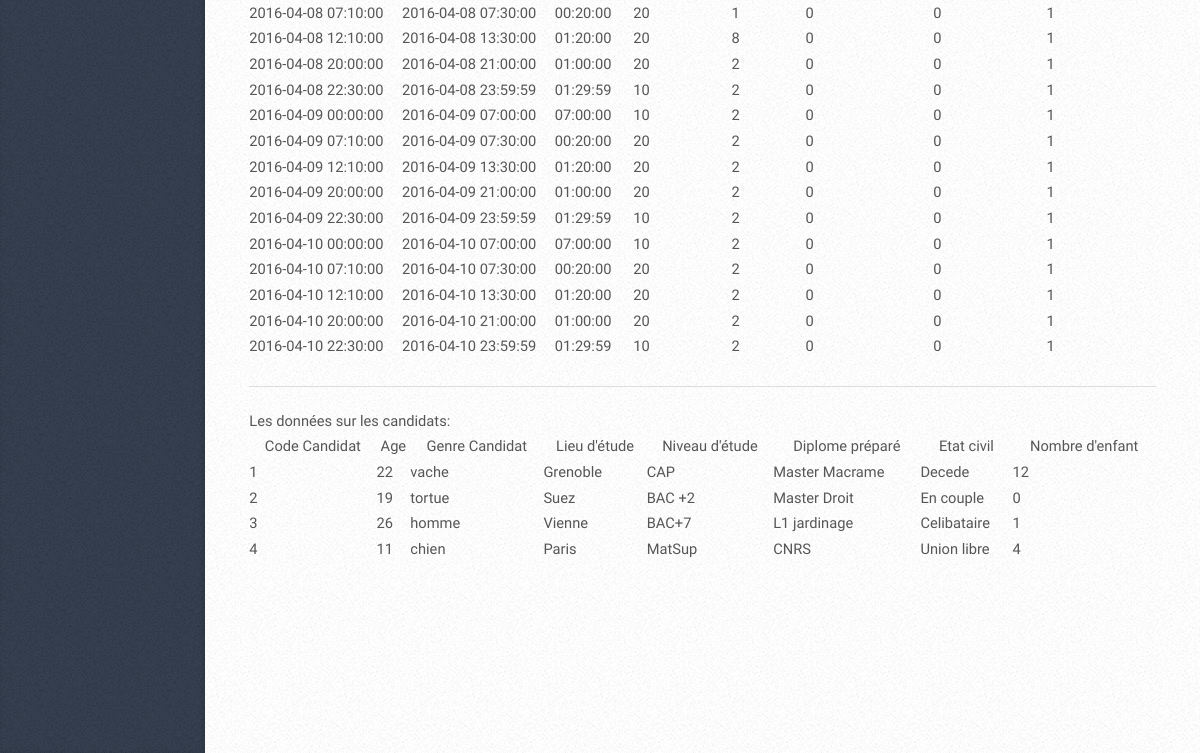
Before: /controleur/chercheurDonnees.ctrl.php (lower part) with the older database file.
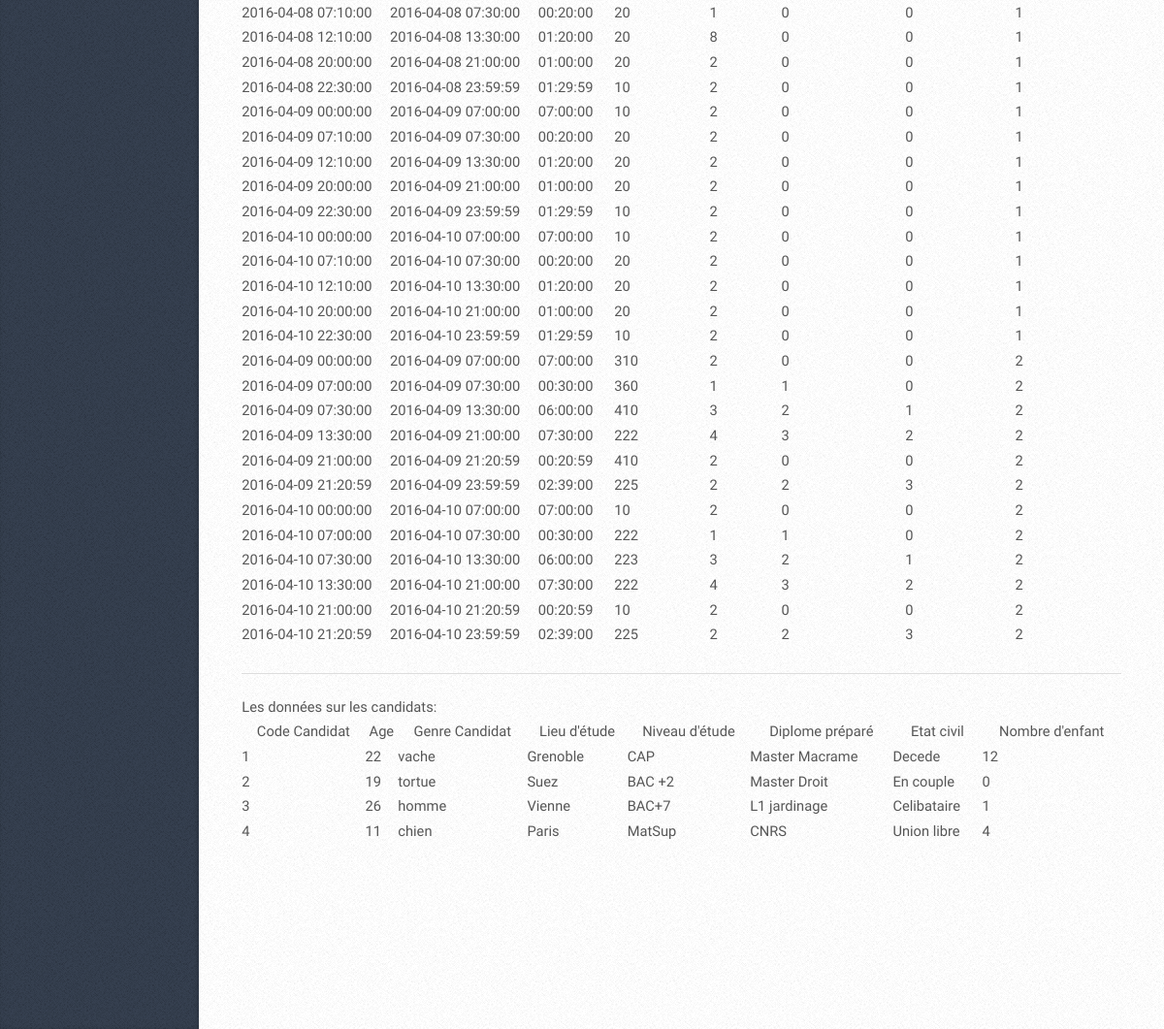
After: the same page with the newer database file.
### tables this page shows
CREATE TABLE IF NOT EXISTS `occupation` (
  `CodeOccupation` bigint(20) unsigned NOT NULL AUTO_INCREMENT,
  `HeureDebut` datetime NOT NULL,
  `HeureFin` datetime NOT NULL,
  `CodeCandidat` int(10) unsigned NOT NULL,
  `CodeLieux` int(10) unsigned NOT NULL,
  `CodeActivite` int(10) unsigned NOT NULL,
  `CodeCompagnie` int(10) unsigned NOT NULL,
  `CodeDispositif` int(10) unsigned NOT NULL,
  PRIMARY KEY (`CodeOccupation`),
  KEY `CodeCandidat` (`CodeCandidat`),
  KEY `CodeLieux` (`CodeLieux`),
  KEY `CodeCompagnie` (`CodeCompagnie`),
  KEY `CodeDispositif` (`CodeDispositif`),
  KEY `CodeActivite` (`CodeActivite`)
);

CREATE TABLE IF NOT EXISTS `candidat` (
  `CodeCandidat` int(10) unsigned NOT NULL AUTO_INCREMENT,
  `Age` int(11) NOT NULL COMMENT 'pas plustot anné de naissance',
  `GenreCandidat` varchar(250) NOT NULL,
  `LieuxEtude` varchar(250) NOT NULL,
  `NiveauEtude` varchar(250) NOT NULL,
  `DiplomePrep` varchar(250) NOT NULL,
  `EtatCivil` varchar(250) NOT NULL,
  `NombreEnfant` int(10) unsigned NOT NULL,
  `ID` int(10) unsigned NOT NULL,
  PRIMARY KEY (`CodeCandidat`),
  KEY `ID` (`ID`)
);

### controleur/chercheurDonnees.ctrl.php (called while the page is built, shortened)
<?php foreach($_POST as $key=>$value){$$key=$value;}
	require '../includes/connection_MYSQL.inc.php';
	require_once('../includes/head.chercheur.donnees.inc.php');
	require_once('../modele/chercheurDonnees.modele.php');
	require_once('../vue/chercheurDonnees.vue.php');
?>
<?php
	require_once('../includes/chercheurSidebar.inc.php');
	require_once('../includes/footer.inc.php');
?>

### modele/chercheurDonnees.modele.php (the view, shortened to what this page needs)
<?php
function tableDonnees($bdd){
	$res = "<table cellpadding=\"0\" cellspacing=\"0\" class=\"display\" id=\"table\"  width=\"100%\">";
	$res.= "<thead><tr><th>Heure début</th><th>Heure Fin</th><th>Durée</th><th>Code Activité</th><th>Code Lieu</th><th>Code Compagnie</th><th>Code Dispositif</th><th>Code Candidat</th></tr></thead><tbody>";
	$requete = $bdd->query("SELECT *, TIMEDIFF(HeureFin,HeureDebut) AS dure FROM occupation");
	while ($data = $requete->fetch()){
		$res.= "<tr><td>".$data['HeureDebut']."</td><td>".$data['HeureFin']."</td><td>".$data['dure']."</td><td>".$data['CodeActivite']."</td><td>".$data['CodeLieux']."</td><td>".$data['CodeCompagnie']."</td><td>".$data['CodeDispositif']."</td><td>".$data['CodeCandidat']."</td></tr>\n";
	}
	$res.="</tbody></table>";
	return $res;
}
function tableCandidat($bdd){
	$res = "<table cellpadding=\"0\" cellspacing=\"0\" class=\"display\" id=\"table2\"  width=\"100%\">";
	$res.= "<thead><tr><th>Code Candidat</th><th>Age</th><th>Genre Candidat</th><th>Lieu d'étude</th><th>Niveau d'étude</th><th>Diplome préparé</th><th>Etat civil</th><th>Nombre d'enfant</th></tr></thead><tbody>";
	$requete = $bdd->query("SELECT * FROM candidat");
	while ($data = $requete->fetch()){
		$res.= "<tr><td>".$data['CodeCandidat']."</td><td>".$data['Age']."</td><td>".$data['GenreCandidat']."</td><td>".$data['LieuxEtude']."</td><td>".$data['NiveauEtude']."</td><td>".$data['DiplomePrep']."</td><td>".$data['EtatCivil']."</td><td>".$data['NombreEnfant']."</td></tr>\n";
	}
	$res.="</tbody></table>";
	return $res;
}
?>

### includes/head.chercheur.donnees.inc.php (shortened to what this page needs)
<!DOCTYPE HTML>
<html>
	<head>
		<link rel="stylesheet" href="../assets/css/main.css" />
		<link rel="stylesheet" type="text/css" href="https://cdn.datatables.net/t/dt/dt-1.10.11/datatables.min.css"/>
		<link rel="stylesheet" type="text/css" href="//code.jquery.com/ui/1.11.4/themes/smoothness/jquery-ui.css"/>
		</head>
	<body>

### vue/chercheurDonnees.vue.php (shortened to what this page needs)
<div id="content">
	<div class="inner">
			<br/>
			<a href="../file/telechargerCandidatExcel.php" target="_blank">Téléchargement des données</a> Format: .xsl (Compatible Excel 2003)<br/>
			Les données des candidats sont sur la feuille Candidat, les occupations des candidats sont sur la feuille Occupation dans le fichier Excel. <br/>
			<a href="../file/telechargerDonnees.php" target="_blank">Téléchargement des occupations entrées par les candidats</a> Format: .csv , séparateur: ; <br/>
			<a href="../file/telechargerCandidat.php" target="_blank">Téléchargement des données des candidats</a> Format: .csv , séparateur: ; <br/>
			<a href="#" id="afficheLegende">Afficher les noms correspondant aux codes</a><br/>
			<?php echo tableDonnees($bdd); ?>
			<hr/>
			Les données sur les candidats:
			<?php echo tableCandidat($bdd); ?>
	</div>
</div>

### includes/chercheurSidebar.inc.php (shortened to what this page needs)
<div id="sidebar">
</div>

### includes/footer.inc.php (shortened to what this page needs)
	</body>
</html>

### assets/css/main.css (style rules this page uses)
html, body, div, span, applet, object, iframe, h1, h2, h3, h4, h5, h6, p, blockquote, pre, a, abbr, acronym, address, big, cite, code, del, dfn, em, img, ins, kbd, q, s, samp, small, strike, strong, sub, sup, tt, var, b, u, i, center, dl, dt, dd, ol, ul, li, fieldset, form, label, legend, table, caption, tbody, tfoot, thead, tr, th, td, article, aside, canvas, details, embed, figure, figcaption, footer, header, hgroup, menu, nav, output, ruby, section, summary, time, mark, audio, video { margin: 0; padding: 0; border: 0; font-size: 100%; font: inherit; }
body { line-height: 1; }
table { border-collapse: collapse; border-spacing: 0; }
body { -webkit-text-size-adjust: none; }
*, *:before, *:after { -moz-box-sizing: border-box; -webkit-box-sizing: border-box; box-sizing: border-box; }
body { background-color: #e8e8e8; background-image: url("images/bg02.png"); font-family: 'Source Sans Pro', sans-serif; font-weight: 400; color: #565656; }
hr { border: 0; border-top: solid 1px #ddd; padding: 1.5em 0 0 0; margin: 1.75em 0 0 0; }
table { margin-bottom: 1em; width: 100%; }
#sidebar { color: #aaa; color: rgba(255, 255, 255, 0.55); text-shadow: -1px -1px 0px rgba(0, 0, 0, 0.5); width: 14em; padding: 3em 1.35em 1em 1.15em; background: #364050 url("images/bg01.png"); overflow-y: auto; left: 0; box-shadow: inset -0.1em 0em 0.35em 0em rgba(0, 0, 0, 0.15); }
#content { position: relative; background-color: #fff; background-image: url("images/bg02.png"); height : 100%; }
#content > .inner { position: relative; z-index: 1; height : 100%; }
@media screen and (min-width: 737px) { body { height: 100%; line-height: 1.75em; } }
@media screen and (min-width: 737px) { #content { box-shadow: 0 0 0.25em 0em rgba(0, 0, 0, 0.25); } }
@media screen and (min-width: 737px) { #content > .inner { max-width: 1038px; padding-bottom: 6em; height : 100%; } }
@media screen and (min-width: 737px) { #sidebar { position: absolute; top: 0; } }
@media screen and (min-width: 737px) and (max-width: 1200px) { body { min-width: 1000px; font-size: 11pt; } }
@media screen and (min-width: 737px) and (max-width: 1200px) { #content { padding: 2em 3em 6em 3em; margin-left: 14em; } }

Changed rows visible on the page:
added occupation: HeureDebut "2016-04-09 00:00:00", HeureFin "2016-04-09 07:00:00", dure "07:00:00", CodeActivite "310", CodeLieux "2", CodeCompagnie "0", CodeDispositif "0", CodeCandidat "2"
added occupation: HeureDebut "2016-04-09 07:00:00", HeureFin "2016-04-09 07:30:00", dure "00:30:00", CodeActivite "360", CodeLieux "1", CodeCompagnie "1", CodeDispositif "0", CodeCandidat "2"
added occupation: HeureDebut "2016-04-09 07:30:00", HeureFin "2016-04-09 13:30:00", dure "06:00:00", CodeActivite "410", CodeLieux "3", CodeCompagnie "2", CodeDispositif "1", CodeCandidat "2"
added occupation: HeureDebut "2016-04-09 13:30:00", HeureFin "2016-04-09 21:00:00", dure "07:30:00", CodeActivite "222", CodeLieux "4", CodeCompagnie "3", CodeDispositif "2", CodeCandidat "2"
added occupation: HeureDebut "2016-04-09 21:00:00", HeureFin "2016-04-09 21:20:59", dure "00:20:59", CodeActivite "410", CodeLieux "2", CodeCompagnie "0", CodeDispositif "0", CodeCandidat "2"
added occupation: HeureDebut "2016-04-09 21:20:59", HeureFin "2016-04-09 23:59:59", dure "02:39:00", CodeActivite "225", CodeLieux "2", CodeCompagnie "2", CodeDispositif "3", CodeCandidat "2"
added occupation: HeureDebut "2016-04-10 00:00:00", HeureFin "2016-04-10 07:00:00", dure "07:00:00", CodeActivite "10", CodeLieux "2", CodeCompagnie "0", CodeDispositif "0", CodeCandidat "2"
added occupation: HeureDebut "2016-04-10 07:00:00", HeureFin "2016-04-10 07:30:00", dure "00:30:00", CodeActivite "222", CodeLieux "1", CodeCompagnie "1", CodeDispositif "0", CodeCandidat "2"
added occupation: HeureDebut "2016-04-10 07:30:00", HeureFin "2016-04-10 13:30:00", dure "06:00:00", CodeActivite "223", CodeLieux "3", CodeCompagnie "2", CodeDispositif "1", CodeCandidat "2"
added occupation: HeureDebut "2016-04-10 13:30:00", HeureFin "2016-04-10 21:00:00", dure "07:30:00", CodeActivite "222", CodeLieux "4", CodeCompagnie "3", CodeDispositif "2", CodeCandidat "2"
added occupation: HeureDebut "2016-04-10 21:00:00", HeureFin "2016-04-10 21:20:59", dure "00:20:59", CodeActivite "10", CodeLieux "2", CodeCompagnie "0", CodeDispositif "0", CodeCandidat "2"
added occupation: HeureDebut "2016-04-10 21:20:59", HeureFin "2016-04-10 23:59:59", dure "02:39:00", CodeActivite "225", CodeLieux "2", CodeCompagnie "2", CodeDispositif "3", CodeCandidat "2"
